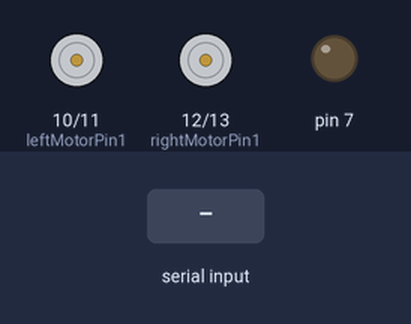
Simulated run of this program. Board: Arduino Nano, built with avr-gcc and run on an emulated ATmega328P. Shown: motor-driver pin pairs drawn as motors (green arrow = first pin HIGH = forward, orange = second pin HIGH = backward, longer = more drive), output pins drawn as LEDs (lit = HIGH). The inputs (shaded band) are chosen by the test bench.

Above: at 1.2 s.
1.3 s: "90,45\n" received over the second serial link
At 1.8 s:
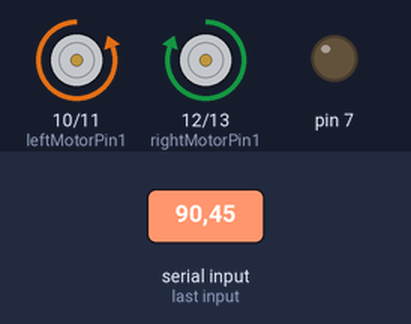
2.8 s: "30,150\n" received over the second serial link
At 4.0 s:
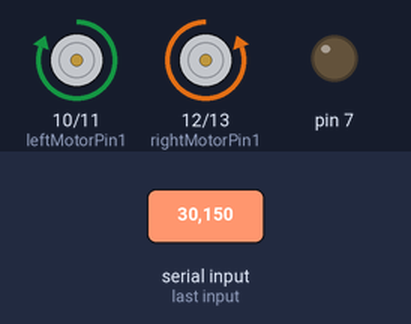
4.3 s: "5\n" received over the second serial link
At 5.3 s:
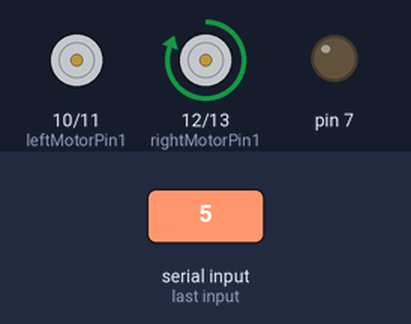
5.8 s: "90,45,200,10,150,30\n" received over the second serial link
At 6.5 s:
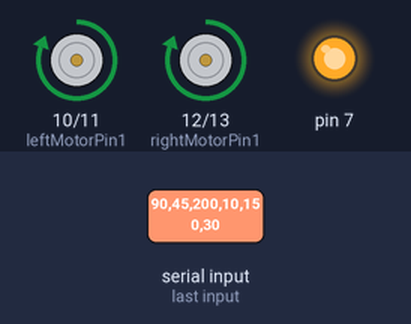
Timing chart, 0 to 12.3 s (numbered marks = the images above; inputs shaded):
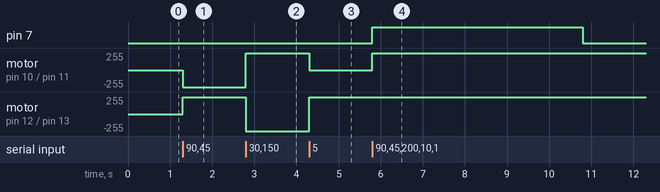

Measured:
- after the input at 1.3 s, motor on pin 10 (leftMotorPin1) / pin 11 (leftMotorPin2): stopped → backward 255/255 at once; motor on pin 12 (rightMotorPin1) / pin 13 (rightMotorPin2): stopped → forward 255/255 at once
- after the input at 2.8 s, motor on pin 10 (leftMotorPin1) / pin 11 (leftMotorPin2): backward 255/255 → forward 255/255 at once; motor on pin 12 (rightMotorPin1) / pin 13 (rightMotorPin2): forward 255/255 → backward 255/255 at once
- after the input at 4.3 s, motor on pin 10 (leftMotorPin1) / pin 11 (leftMotorPin2): forward 255/255 → stopped at once; motor on pin 12 (rightMotorPin1) / pin 13 (rightMotorPin2): backward 255/255 → forward 255/255 at once
- after the input at 5.8 s, pin 7: LOW → HIGH at once, → LOW 5.0 s later; motor on pin 10 (leftMotorPin1) / pin 11 (leftMotorPin2): stopped → forward 255/255 at once

The program:

main.cpp
```cpp
#include <Arduino.h>
#include <SoftwareSerial.h>

SoftwareSerial btSerial(2, 3); // RX | TX

struct PacketData {
  byte lxAxisValue;
  byte lyAxisValue;
  byte rxAxisValue;
  byte ryAxisValue;
  bool button1State;
  bool button2State;
};

PacketData data;

// Right motor
int rightMotorPin1 = 12;
int rightMotorPin2 = 13;

// Left motor
int leftMotorPin1 = 10;
int leftMotorPin2 = 11;

unsigned long lastRecvTime = 0;

void setup() {
  pinMode(rightMotorPin1, OUTPUT);
  pinMode(rightMotorPin2, OUTPUT);
  pinMode(leftMotorPin1, OUTPUT);
  pinMode(leftMotorPin2, OUTPUT);
  pinMode(7,OUTPUT);
    Serial.begin(9600);
  btSerial.begin(38400);
}

void loop() {
  String dataString;
  if (btSerial.available()) {
    dataString = btSerial.readStringUntil('\n');
    sscanf(dataString.c_str(), "%d,%d,%d,%d,%d,%d", &data.lxAxisValue, &data.lyAxisValue, &data.rxAxisValue, &data.ryAxisValue, &data.button1State, &data.button2State);

    int throttle = map(data.lyAxisValue, 254, 0, -255, 255); // Left stick - y axis - forward/backward car movement
    int steering = map(data.rxAxisValue, 0, 254, -255, 255); // Right stick - x axis - left/right car movement

    int rightMotorSpeed = 0, leftMotorSpeed = 0;

    if (throttle >= 0) {
      rightMotorSpeed = throttle - steering;
      leftMotorSpeed = throttle + steering;
    } else {
      rightMotorSpeed = throttle + steering;
      leftMotorSpeed = throttle - steering;
    }

    rightMotorSpeed = constrain(rightMotorSpeed, -250, 250);
    leftMotorSpeed = constrain(leftMotorSpeed, -250, 250);

    // Control right motor
    if (rightMotorSpeed > 0) {
      digitalWrite(rightMotorPin1, HIGH);
      digitalWrite(rightMotorPin2, LOW);
    } else if (rightMotorSpeed < 0) {
      digitalWrite(rightMotorPin1, LOW);
      digitalWrite(rightMotorPin2, HIGH);
    } else {
      digitalWrite(rightMotorPin1, LOW);
      digitalWrite(rightMotorPin2, LOW);
    }

    // Control left motor
    if (leftMotorSpeed > 0) {
      digitalWrite(leftMotorPin1, HIGH);
      digitalWrite(leftMotorPin2, LOW);
    } else if (leftMotorSpeed < 0) {
      digitalWrite(leftMotorPin1, LOW);
      digitalWrite(leftMotorPin2, HIGH);
    } else {
      digitalWrite(leftMotorPin1, LOW);
      digitalWrite(leftMotorPin2, LOW);
    }

    // Commented out PWM control code
    // analogWrite(enableRightMotor, abs(rightMotorSpeed));
    // analogWrite(enableLeftMotor, abs(leftMotorSpeed));

    // Handling button inputs
    if (data.button1State) {
      // Action when button 1 is pressed (e.g., additional control, LED on, etc.)
      digitalWrite(7, HIGH);
      delay(5000);
      digitalWrite(7, LOW);

    } else {
      // Action when button 1 is not pressed
      // digitalWrite(LED_BUILTIN, LOW);
    }

    if (data.button2State) {
      // Action when button 2 is pressed (e.g., another control, different mode, etc.)
      // Perform desired action for button 2
    }

    lastRecvTime = millis();
  } /* else {
    unsigned long now = millis();
    if (now - lastRecvTime > 1000) {
      // Signal lost after 1 second. Stop the motors
      digitalWrite(rightMotorPin1, LOW);
      digitalWrite(rightMotorPin2, LOW);
      digitalWrite(leftMotorPin1, LOW);
      digitalWrite(leftMotorPin2, LOW);
    }
  } */
}
```
